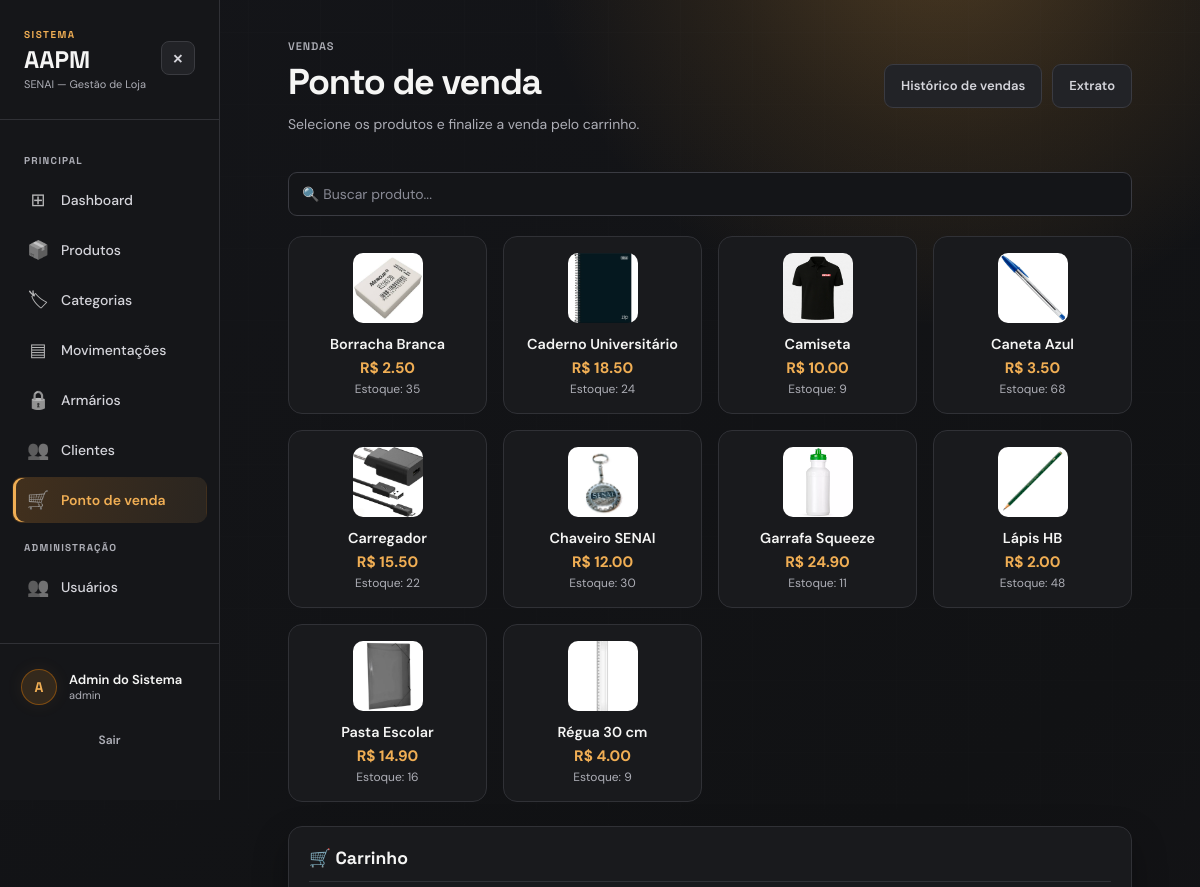
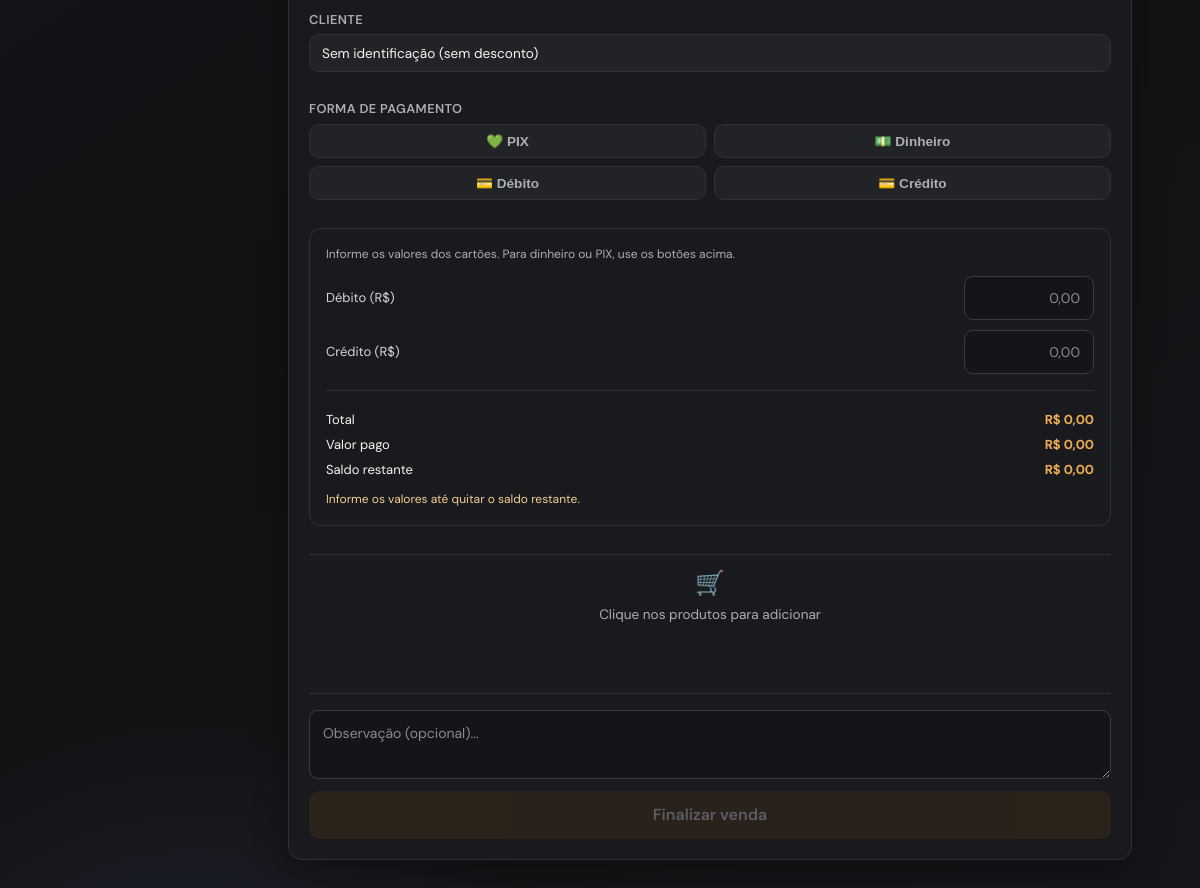
The page /pdv/ (signed in) on the database its author committed (2 pictures, top to bottom).
### app/models/produto.py (models this page shows, shortened)
class Produto(Base):
    __tablename__ = "produtos"
    id            = Column(Integer, primary_key=True, index=True)
    nome          = Column(String(150), nullable=False, index=True)
    preco         = Column(Float, nullable=False, default=0.0)
    estoque_atual = Column(Integer, nullable=False, default=0)
    variacao      = Column(String(80), nullable=True, index=True)
    ativo         = Column(Boolean, default=True)
    imagem_path = Column(String(255), nullable=True)
    categoria_id = Column(
        Integer,
        ForeignKey("categorias.id", ondelete="SET NULL"),
        nullable=True
    )
    categoria = relationship(
        "Categoria",
        back_populates="produtos"
    )

### app/controllers/pdv_controller.py (the view)
@router.get("/")
def tela_pdv(
    request: Request,
    db: Session = Depends(get_db),
    usuario = Depends(get_usuario_logado)
):
    produtos  = (
        db.query(Produto)
        .filter(Produto.ativo == True, Produto.estoque_atual > 0)
        .order_by(Produto.nome)
        .all()
    )
    clientes  = (
        db.query(Cliente)
        .filter(Cliente.ativo == True)
        .order_by(Cliente.nome)
        .all()
    )
    return templates.TemplateResponse(
        request,
        "pdv/index.html",
        {
            "request":             request,
            "usuario":             usuario,
            "produtos":            produtos,
            "clientes":            clientes,
            "desconto_associado":  DESCONTO_ASSOCIADO,
        }
    )

### app/templates/pdv/index.html (shortened to what this page needs)
<!DOCTYPE html>
<html lang="pt-br">
<head>
    <link rel="stylesheet" href="/static/css/pdv/index.css">
    <link rel="stylesheet" href="/static/css/admin.css">
    <link rel="stylesheet" href="/static/css/typography.css">
    <link rel="stylesheet" href="/static/css/background.css">
    <link rel="stylesheet" href="/static/css/visual-effects.css?v=20261109-mouse">
</head>
<body class="admin-page" data-desconto-associado="{{ desconto_associado }}">
    <div class="layout">
        {% include "_sidebar.html" %}
        <div class="admin-main">
    <header class="pdv-page-header">
        <div>
            <span class="pdv-page-kicker">VENDAS</span>
            <h1>Ponto de venda</h1>
            <p>Selecione os produtos e finalize a venda pelo carrinho.</p>
        </div>
        <nav class="pdv-report-actions" aria-label="Consultas de vendas">
            <a href="/pdv/historico" class="btn-secondary">Histórico de vendas</a>
            <a href="/pdv/extrato" class="btn-secondary">Extrato</a>
        </nav>
    </header>
    {% set erro = request.query_params.get('erro') %}
    <div class="pdv-layout">
        <section class="produtos-col">
            <div class="produtos-header">
                <input class="busca-input" type="text" id="busca-produto" placeholder="🔍 Buscar produto..." autocomplete="off">
            </div>
            <div class="produtos-grid" id="grade-produtos">
                {% for p in produtos %}
                <div class="produto-card {% if p.estoque_atual == 0 %}sem-estoque{% endif %}" data-id="{{ p.id }}"
                    data-nome="{{ p.nome }}" data-preco="{{ p.preco }}" data-estoque="{{ p.estoque_atual }}"
                    data-nome-lower="{{ p.nome.lower() }}" onclick="adicionarAoCarrinho(this)">
                    <img src="{{ p.imagem_url }}" alt="{{ p.nome }}">
                    <div class="produto-card-nome">{{ p.nome }}</div>
                    <div class="produto-card-preco">
                        R$ {{ "%.2f"|format(p.preco) }}
                    </div>
                    <div class="produto-card-estoque">
                        Estoque: {{ p.estoque_atual }}
                    </div>
                </div>
                {% endfor %}
            </div>
        </section>
        <aside class="carrinho-col">
            <div class="carrinho-header">🛒 Carrinho</div>
            <div class="cliente-section">
                <label>Cliente</label>
                <div class="custom-dropdown" id="cliente-dropdown">
                    <div class="dropdown-selected" id="dropdown-selected-text">
                        Sem identificação (sem desconto)
                    </div>
                </div>
            </div>
            <div class="cliente-section" style="margin-top: 0.75rem;">
                <label>Forma de Pagamento</label>
                <div class="pagamento-grid" id="pagamento-opcoes">
                    <button type="button" class="pagamento-btn pix selected" data-value="PIX" onclick="selecionarPagamento(this)">
                        💚 PIX
                    </button>
                    <button type="button" class="pagamento-btn dinheiro" data-value="Dinheiro" onclick="selecionarPagamento(this)">
                        💵 Dinheiro
                    </button>
                    <button type="button" class="pagamento-btn debito" data-value="Cartão de Débito" onclick="selecionarPagamento(this)">
                        💳 Débito
                    </button>
                    <button type="button" class="pagamento-btn credito" data-value="Cartão de Crédito" onclick="selecionarPagamento(this)">
                        💳 Crédito
                    </button>
                </div>
            </div>
            <section class="split-payments" aria-label="Valores por forma de pagamento">
                <p>Informe os valores dos cartões. Para dinheiro ou PIX, use os botões acima.</p>
                <label for="payment-debito">Débito (R$)<input id="payment-debito" class="payment-amount" data-method="Cartão de Débito" inputmode="decimal" type="text" placeholder="0,00" autocomplete="off"></label>
                <label for="payment-credito">Crédito (R$)<input id="payment-credito" class="payment-amount" data-method="Cartão de Crédito" inputmode="decimal" type="text" placeholder="0,00" autocomplete="off"></label>
                <div class="payment-balance" aria-live="polite">
                    <div><span>Total</span><strong id="payment-total">R$ 0,00</strong></div>
                    <div><span>Valor pago</span><strong id="payment-paid">R$ 0,00</strong></div>
                    <div><span id="payment-balance-label">Saldo restante</span><strong id="payment-remaining">R$ 0,00</strong></div>
                    <p id="payment-message">Adicione produtos e informe os pagamentos.</p>
                </div>
            </section>
            <div class="carrinho-itens" id="lista-carrinho">
                <div class="carrinho-vazio" id="msg-vazio">
                    <span class="carrinho-vazio-icon">🛒</span>
                    Clique nos produtos para adicionar
                </div>
            </div>
            <div class="carrinho-footer">
                <textarea class="obs-input" id="obs-input" rows="2" placeholder="Observação (opcional)..."></textarea>
                <form id="form-venda" action="/pdv/finalizar" method="post">
                    <button class="btn-finalizar" id="btn-finalizar" type="button" disabled onclick="finalizarVenda()">
                        Finalizar venda
                    </button>
                </form>
            </div>
        </aside>
    </div>
        </div>
    </div>
</body>
</html>

### app/static/css/admin.css (style rules this page uses)
body.admin-page { --bg-color: #0c0a09; --card-bg: rgba(24, 20, 18, .6); --surface-2: rgba(33, 27, 26, .8); --border-color: rgba(68, 54, 51, .4); --border-hover: rgba(217, 119, 6, .45); --primary-color: #d97706; --primary-hover: #b45309; --accent-glow: rgba(217, 119, 6, .15); --text-main: #f5f5f4; --text-muted: #a8a29e; --text-dim: #d6cdca; --red: #ef4444; --red-dim: rgba(239, 68, 68, .15); --font-head: 'Space Grotesk', system-ui, sans-serif; --font-body: 'DM Sans', system-ui, sans-serif; --radius: 16px; --radius-sm: 10px; margin: 0; padding: 0 !important; display: block; min-height: 100vh; background-color: var(--bg-color); color: var(--text-main); font-family: var(--font-body); }
.admin-page *, .admin-page *::before, .admin-page *::after { box-sizing: border-box; }
body.admin-page > .layout { display: grid; grid-template-columns: 260px minmax(0, 1fr); width: 100%; min-height: 100vh; position: relative; z-index: 2; }
.admin-page .main, .admin-page .admin-main { min-width: 0; padding: clamp(20px, 3vw, 48px); }
.admin-page :is(a, button, input, select, textarea):focus-visible { outline: 2px solid #fbbf24; outline-offset: 3px; }
@media (max-width: 1200px) { body.admin-page > .layout { grid-template-columns: 220px minmax(0, 1fr); } }
@media (max-width: 1200px) { .admin-page .bottom-grid, .admin-page .pdv-layout { grid-template-columns: minmax(0, 1fr); } }
body.admin-page { --bg-color: #111214; --card-bg: #191a1d; --surface-2: #222327; --border-color: #303136; --text-muted: #adaeb6; --text-dim: #d5d5db; --primary-color: #f0ae54; --radius: 14px; background-image: none; }
body.admin-page::before, .admin-page .spotlight { display: none; }
body.admin-page { color-scheme: dark; }
.admin-page :is(input:not([type='hidden']):not([type='checkbox']):not([type='radio']):not([type='range']):not([type='submit']):not([type='button']), select, textarea) { min-height: 44px; padding: 11px 13px; border: 1px solid #3a3b42; border-radius: 9px; background-color: #141518; color: var(--text-main); font-family: var(--font-body); font-size: 14px; transition: border-color .2s, box-shadow .2s; }
.admin-page textarea { resize: vertical; line-height: 1.6; }
.admin-page input::placeholder, .admin-page textarea::placeholder { color: #898a95; opacity: 1; }
.admin-page :is(input, select, textarea):focus-visible { border-color: #f0ae54; box-shadow: 0 0 0 3px #f0ae5415; outline-offset: 2px; }
.admin-page :is(.btn-secondary, .btn-cancel, .btn-outline, .btn-limpar, .btn-edit) { display: inline-flex; align-items: center; justify-content: center; gap: 8px; min-height: 44px; padding: 10px 16px; border: 1px solid #3a3b42; border-radius: 9px; background: #222327; color: #d5d5db; font: 600 13px/1.5 var(--font-body); box-shadow: none; cursor: pointer; }
.admin-page :is(.btn-secondary, .btn-cancel, .btn-outline, .btn-limpar, .btn-edit):hover { background: #303136; border-color: #68616a; color: #f5f5f4; }
.admin-page button:disabled { opacity: .45; cursor: not-allowed; box-shadow: none; }
@media (min-width: 761px) and (prefers-reduced-motion: no-preference) { body.admin-page > .layout { transition: grid-template-columns 1.2s cubic-bezier(.4, 0, .2, 1); } }

### app/static/css/typography.css (style rules this page uses)
a:any-link, a:any-link:hover, a:any-link:focus, a:any-link:active, u, ins { text-decoration: none !important; }

### app/static/css/background.css (style rules this page uses)
@media screen { html { background-color: #111214; } }
@media screen { html body, html body.admin-page { background-color: #111214; background-image: radial-gradient(ellipse at 8% 8%, rgba(240, 174, 84, .13) 0%, transparent 42%), radial-gradient(ellipse at 92% 68%, rgba(175, 116, 53, .09) 0%, transparent 42%), radial-gradient(ellipse at 64% 0%, rgba(106, 127, 157, .065) 0%, transparent 45%), radial-gradient(circle, rgba(222, 207, 184, .08) .7px, transparent 1px); background-size: 100% 100%, 100% 100%, 100% 100%, 26px 26px; background-position: center; background-repeat: no-repeat, no-repeat, no-repeat, repeat; background-attachment: fixed; } }
@media screen { html body::before { content: none; } }

### rows shown on the page
Produto: imagem_url (picture), nome "Borracha Branca", preco "2.50", estoque_atual "35"
Produto: imagem_url (picture), nome "Caderno Universitário", preco "18.50", estoque_atual "24"
Produto: imagem_url (picture), nome "Camiseta", preco "10.00", estoque_atual "9"
Produto: imagem_url (picture), nome "Caneta Azul", preco "3.50", estoque_atual "68"
Produto: imagem_url (picture), nome "Carregador", preco "15.50", estoque_atual "22"
Produto: imagem_url (picture), nome "Chaveiro SENAI", preco "12.00", estoque_atual "30"
Produto: imagem_url (picture), nome "Garrafa Squeeze", preco "24.90", estoque_atual "11"
Produto: imagem_url (picture), nome "Lápis HB", preco "2.00", estoque_atual "48"
Produto: imagem_url (picture), nome "Pasta Escolar", preco "14.90", estoque_atual "16"
Produto: imagem_url (picture), nome "Régua 30 cm", preco "4.00", estoque_atual "9"

### other values the page prints
{{ emoji }} "⊞" "📦" "🏷" "▤" "🔒" "👥" "🛒"
{{ label }} "Dashboard" "Produtos" "Categorias" "Movimentações" "Armários" "Clientes" "Ponto de venda"
{{ (usuario.nome or 'U')[0].upper() }} "A"
{{ usuario.nome }} "Admin do Sistema"
{{ usuario.role }} "admin"
